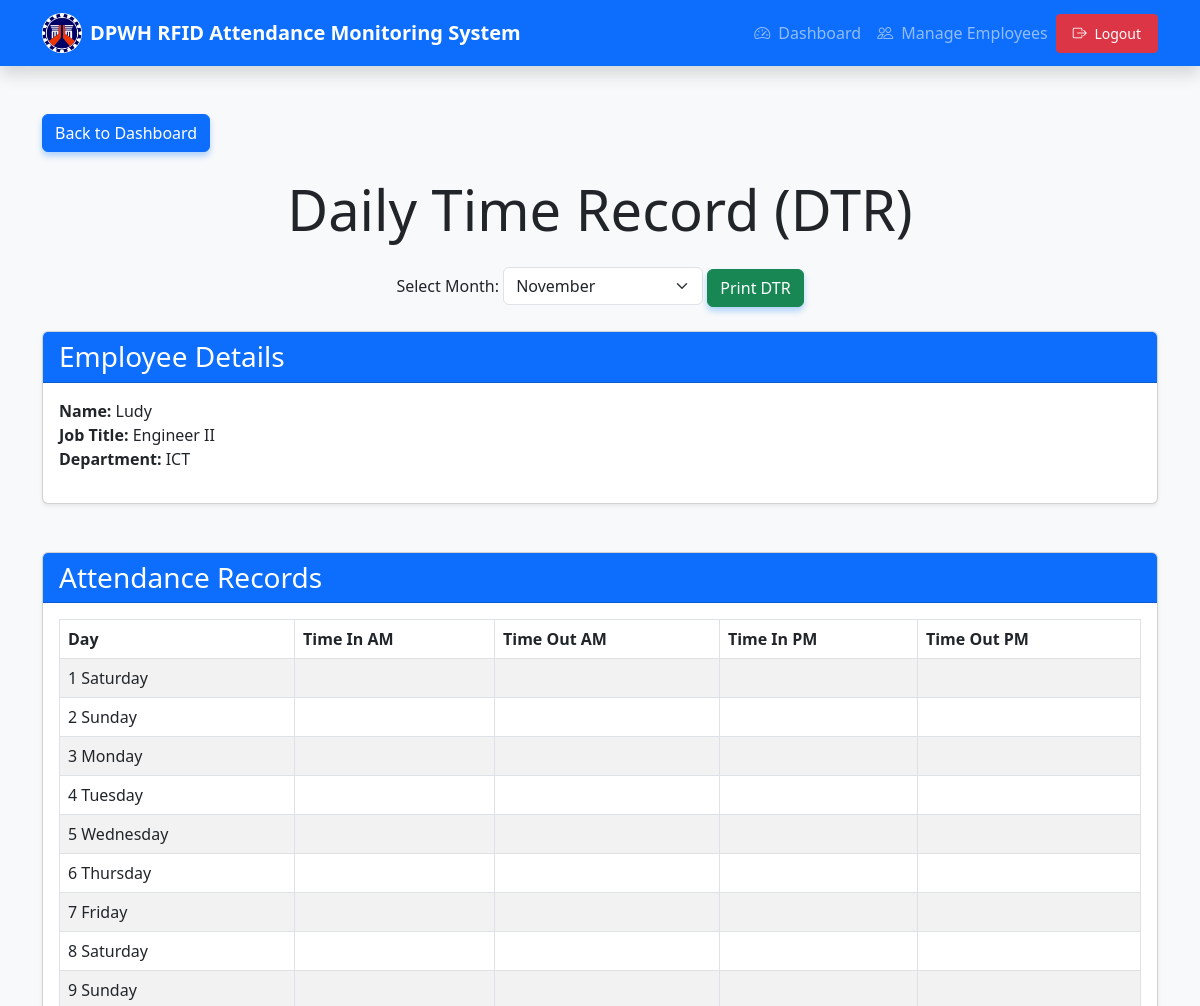
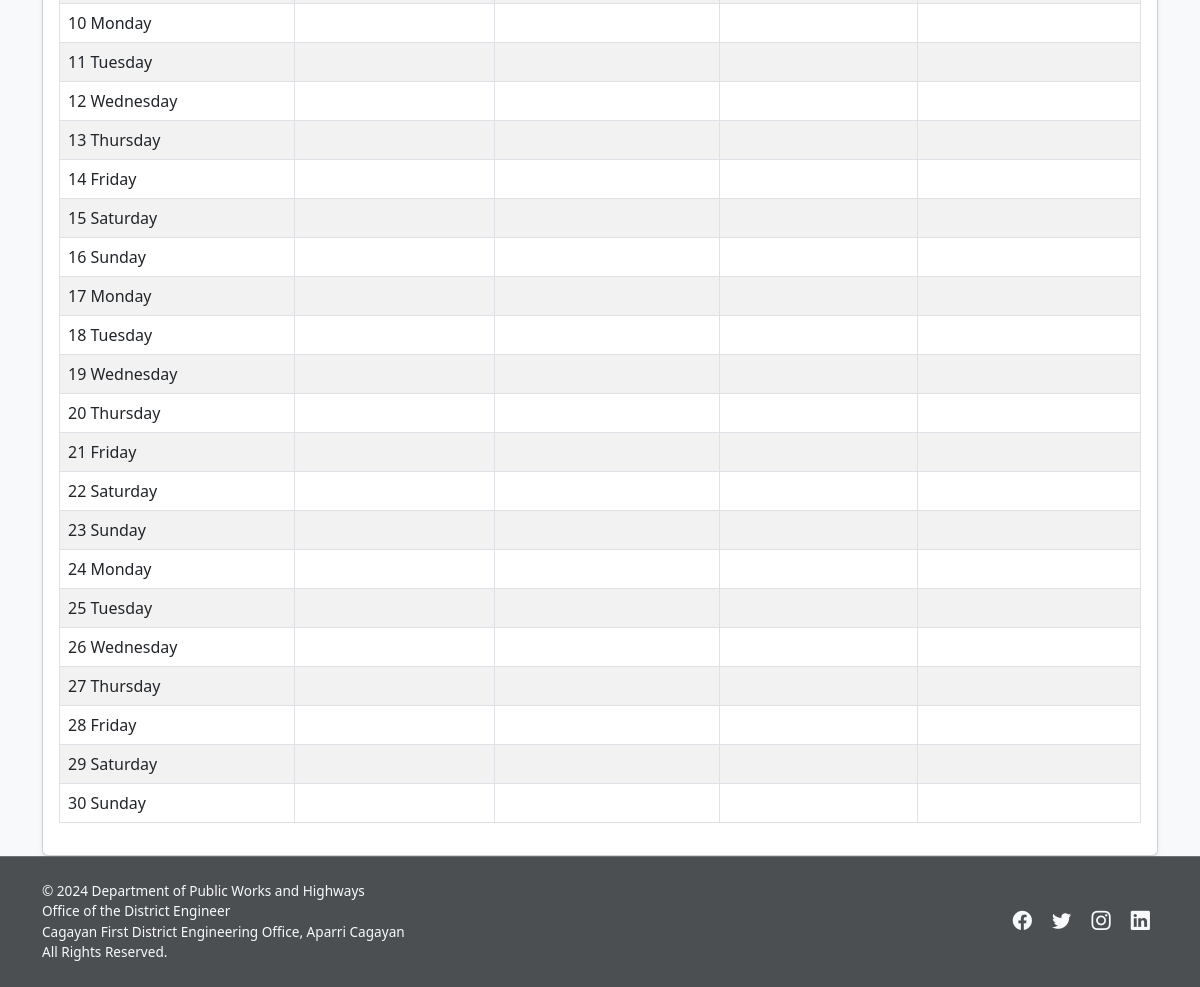
Screenshot of /admin/generate_dtr.php?rfid=2091137053 (signed in) with the database file from the repository (2 pictures, top to bottom).
### tables this page shows
CREATE TABLE `employees` (
  `id` int(11) NOT NULL,
  `employee_id` varchar(20) DEFAULT NULL,
  `name` varchar(100) NOT NULL,
  `email` varchar(255) DEFAULT NULL,
  `rfid_uid` varchar(50) DEFAULT NULL,
  `created_at` timestamp NOT NULL DEFAULT current_timestamp(),
  `updated_at` datetime DEFAULT NULL,
  `job_title` varchar(255) DEFAULT NULL,
  `department` varchar(50) NOT NULL,
  `status` enum('active','inactive') DEFAULT 'active'
);

### admin/generate_dtr.php (the view, shortened to what this page needs)
<?php
include 'db.php';
include 'navbar.php';
$rfidUid = isset($_GET['rfid']) ? $_GET['rfid'] : null;
$selectedMonth = isset($_GET['month']) ? $_GET['month'] : date('m');
$stmtEmployee = $pdo->prepare("SELECT * FROM employees WHERE rfid_uid = :rfid LIMIT 1");
$stmtEmployee->execute(['rfid' => $rfidUid]);
$employee = $stmtEmployee->fetch(PDO::FETCH_ASSOC);
$year = date('Y');
$totalDays = cal_days_in_month(CAL_GREGORIAN, $selectedMonth, $year);
$allDates = [];
for ($day = 1; $day <= $totalDays; $day++) {
    $allDates[] = sprintf('%s-%02d-%02d', $year, $selectedMonth, $day);
}
$attendanceMap = [];
$mergedRecords = [];
foreach ($allDates as $date) {
    $mergedRecords[] = array_merge(
        ['date' => $date, 'time_in_am' => null, 'time_out_am' => null, 'time_in_pm' => null, 'time_out_pm' => null],
        $attendanceMap[$date] ?? []
    );
}
$months = [
    '01' => 'January',
    '02' => 'February',
    '03' => 'March',
    '04' => 'April',
    '05' => 'May',
    '06' => 'June',
    '07' => 'July',
    '08' => 'August',
    '09' => 'September',
    '10' => 'October',
    '11' => 'November',
    '12' => 'December'
];
?>
<!DOCTYPE html>
<html lang="en">
<head>
    <link href="https://cdn.jsdelivr.net/npm/bootstrap@5.3.0-alpha3/dist/css/bootstrap.min.css" rel="stylesheet">
    <link rel="stylesheet" href="style.css">
</head>
<body>
    <div class="container mt-5">
        <a href="dashboard.php" class="btn btn-primary mb-4">Back to Dashboard</a>
        <h1 class="display-4 text-center mb-4">Daily Time Record (DTR)</h1>
        <div class="mb-4 text-center">
            <form method="GET" action="">
                <label for="month" class="form-label">Select Month:</label>
                <select name="month" id="month" class="form-select d-inline-block" style="width: 200px;" onchange="this.form.submit()">
                    <?php foreach ($months as $monthNumber => $monthName): ?>
                        <option value="<?= $monthNumber ?>" <?= $selectedMonth == $monthNumber ? 'selected' : ''; ?>>
                            <?= $monthName ?>
                        </option>
                    <?php endforeach; ?>
                </select>
                <button type="button" class="btn btn-success" onclick="printDTR()">Print DTR</button>
            </form>
        </div>
        <div class="card mb-5 shadow-sm">
            <div class="card-header bg-primary text-white">
                <h3 class="card-title mb-0">Employee Details</h3>
            </div>
            <div class="card-body">
                <ul class="list-unstyled">
                    <li><strong>Name:</strong> <?= htmlspecialchars($employee['name']) ?></li>
                    <li><strong>Job Title:</strong> <?= htmlspecialchars($employee['job_title']) ?></li>
                    <li><strong>Department:</strong> <?= htmlspecialchars($employee['department']) ?></li>
                </ul>
            </div>
        </div>
        <div class="card shadow-sm">
            <div class="card-header bg-primary text-white">
                <h3 class="card-title mb-0">Attendance Records</h3>
            </div>
            <div class="card-body">
                <?php if (!empty($mergedRecords)) : ?>
                    <table class="table table-bordered table-striped">
                        <thead>
                            <tr>
                                <th>Day</th>
                                <th>Time In AM</th>
                                <th>Time Out AM</th>
                                <th>Time In PM</th>
                                <th>Time Out PM</th>
                            </tr>
                        </thead>
                        <tbody>
                            <?php foreach ($mergedRecords as $record) : ?>
                                <?php
                                $date = new DateTime($record['date']);
                                $dayNumber = $date->format('j');
                                $dayName = $date->format('l');
                                ?>
                                <tr>
                                    <td><?= htmlspecialchars($dayNumber . ' ' . $dayName . '') ?></td>
                                    <td><?= $record['time_in_am'] ? htmlspecialchars($record['time_in_am']) : '' ?></td>
                                    <td><?= $record['time_out_am'] ? htmlspecialchars($record['time_out_am']) : '' ?></td>
                                    <td><?= $record['time_in_pm'] ? htmlspecialchars($record['time_in_pm']) : '' ?></td>
                                    <td><?= $record['time_out_pm'] ? htmlspecialchars($record['time_out_pm']) : '' ?></td>
                                </tr>
                            <?php endforeach; ?>
                        </tbody>
                    </table>
                <?php else : ?>
                    <p>No attendance records found for this employee in the selected month.</p>
                <?php endif; ?>
            </div>
        </div>
    </div>
    <?php include 'footer.php'; ?>
</body>
</html>

### admin/style.css (style rules this page uses)
body { background-color: #f8f9fa; }
.table th, .table td { vertical-align: middle; }
.btn-primary, .btn-success { box-shadow: 0 4px 6px rgba(0, 123, 255, 0.3); }

### rows the page displays
employees: name "Ludy", job_title "Engineer II", department "ICT"

### other values shown
$dayNumber . ' ' . $dayName . '' "1 Saturday"
$dayNumber . ' ' . $dayName . '' "2 Sunday"
$dayNumber . ' ' . $dayName . '' "3 Monday"
$dayNumber . ' ' . $dayName . '' "4 Tuesday"
$dayNumber . ' ' . $dayName . '' "5 Wednesday"
$dayNumber . ' ' . $dayName . '' "6 Thursday"
$dayNumber . ' ' . $dayName . '' "7 Friday"
$dayNumber . ' ' . $dayName . '' "8 Saturday"
$dayNumber . ' ' . $dayName . '' "9 Sunday"
$dayNumber . ' ' . $dayName . '' "10 Monday"
$dayNumber . ' ' . $dayName . '' "11 Tuesday"
$dayNumber . ' ' . $dayName . '' "12 Wednesday"
$dayNumber . ' ' . $dayName . '' "13 Thursday"
$dayNumber . ' ' . $dayName . '' "14 Friday"
$dayNumber . ' ' . $dayName . '' "15 Saturday"
